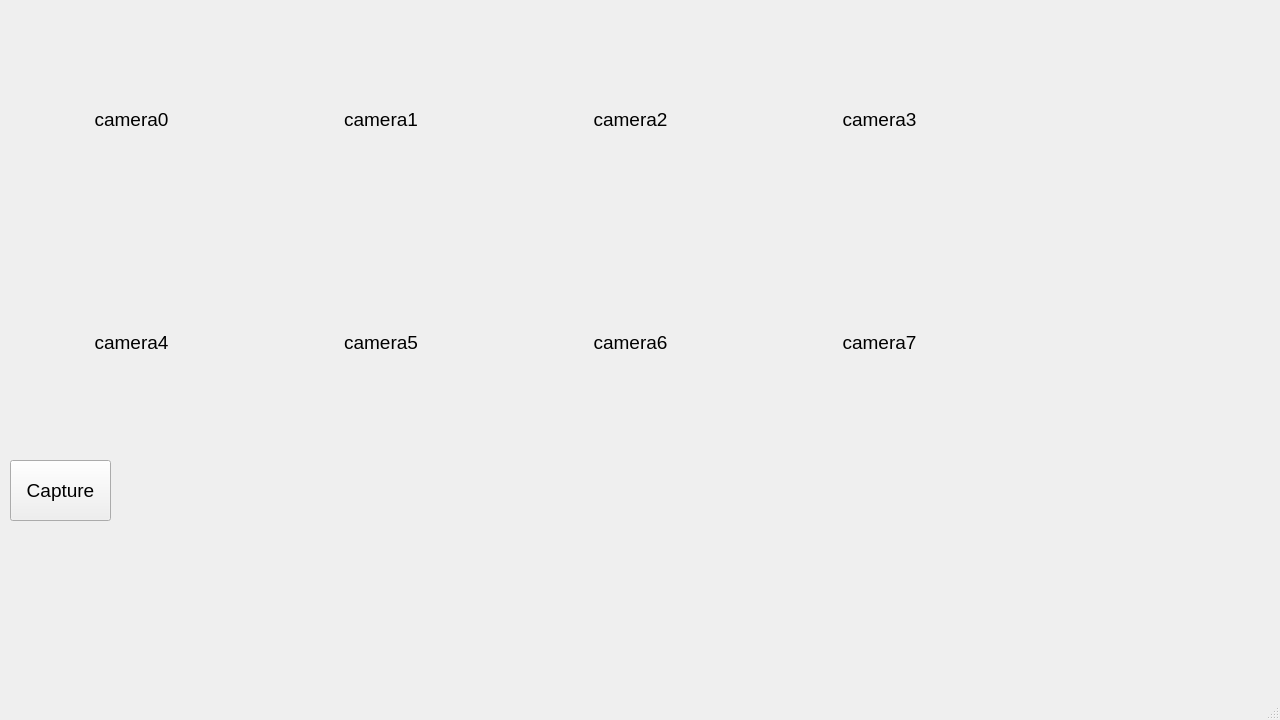
<?xml version="1.0" encoding="UTF-8"?>
<ui version="4.0">
 <class>multicam</class>
 <widget class="QMainWindow" name="multicam">
  <property name="geometry">
   <rect>
    <x>0</x>
    <y>0</y>
    <width>1280</width>
    <height>720</height>
   </rect>
  </property>
  <property name="windowTitle">
   <string>multicam</string>
  </property>
  <widget class="QWidget" name="centralwidget">
   <widget class="QWidget" name="layoutWidget">
    <property name="geometry">
     <rect>
      <x>10</x>
      <y>10</y>
      <width>991</width>
      <height>441</height>
     </rect>
    </property>
    <layout class="QVBoxLayout" name="verticalLayout">
     <item>
      <layout class="QHBoxLayout" name="horizontalLayout">
       <item>
        <widget class="QLabel" name="camera0">
         <property name="font">
          <font>
           <family>Arial</family>
           <pointsize>14</pointsize>
          </font>
         </property>
         <property name="text">
          <string>camera0</string>
         </property>
         <property name="alignment">
          <set>Qt::AlignmentFlag::AlignCenter</set>
         </property>
        </widget>
       </item>
       <item>
        <widget class="QLabel" name="camera1">
         <property name="font">
          <font>
           <family>Arial</family>
           <pointsize>14</pointsize>
          </font>
         </property>
         <property name="text">
          <string>camera1</string>
         </property>
         <property name="alignment">
          <set>Qt::AlignmentFlag::AlignCenter</set>
         </property>
        </widget>
       </item>
       <item>
        <widget class="QLabel" name="camera2">
         <property name="font">
          <font>
           <family>Arial</family>
           <pointsize>14</pointsize>
          </font>
         </property>
         <property name="text">
          <string>camera2</string>
         </property>
         <property name="alignment">
          <set>Qt::AlignmentFlag::AlignCenter</set>
         </property>
        </widget>
       </item>
       <item>
        <widget class="QLabel" name="camera3">
         <property name="font">
          <font>
           <family>Arial</family>
           <pointsize>14</pointsize>
          </font>
         </property>
         <property name="text">
          <string>camera3</string>
         </property>
         <property name="alignment">
          <set>Qt::AlignmentFlag::AlignCenter</set>
         </property>
        </widget>
       </item>
      </layout>
     </item>
     <item>
      <layout class="QHBoxLayout" name="horizontalLayout_2">
       <item>
        <widget class="QLabel" name="camera4">
         <property name="font">
          <font>
           <family>Arial</family>
           <pointsize>14</pointsize>
          </font>
         </property>
         <property name="text">
          <string>camera4</string>
         </property>
         <property name="alignment">
          <set>Qt::AlignmentFlag::AlignCenter</set>
         </property>
        </widget>
       </item>
       <item>
        <widget class="QLabel" name="camera5">
         <property name="font">
          <font>
           <family>Arial</family>
           <pointsize>14</pointsize>
          </font>
         </property>
         <property name="text">
          <string>camera5</string>
         </property>
         <property name="alignment">
          <set>Qt::AlignmentFlag::AlignCenter</set>
         </property>
        </widget>
       </item>
       <item>
        <widget class="QLabel" name="camera6">
         <property name="font">
          <font>
           <family>Arial</family>
           <pointsize>14</pointsize>
          </font>
         </property>
         <property name="text">
          <string>camera6</string>
         </property>
         <property name="alignment">
          <set>Qt::AlignmentFlag::AlignCenter</set>
         </property>
        </widget>
       </item>
       <item>
        <widget class="QLabel" name="camera7">
         <property name="font">
          <font>
           <family>Arial</family>
           <pointsize>14</pointsize>
          </font>
         </property>
         <property name="text">
          <string>camera7</string>
         </property>
         <property name="alignment">
          <set>Qt::AlignmentFlag::AlignCenter</set>
         </property>
        </widget>
       </item>
      </layout>
     </item>
    </layout>
   </widget>
   <widget class="QPushButton" name="Capture">
    <property name="geometry">
     <rect>
      <x>10</x>
      <y>460</y>
      <width>101</width>
      <height>61</height>
     </rect>
    </property>
    <property name="font">
     <font>
      <family>Arial</family>
      <pointsize>14</pointsize>
     </font>
    </property>
    <property name="text">
     <string>Capture</string>
    </property>
   </widget>
  </widget>
  <widget class="QMenuBar" name="menubar">
   <property name="geometry">
    <rect>
     <x>0</x>
     <y>0</y>
     <width>1280</width>
     <height>18</height>
    </rect>
   </property>
  </widget>
  <widget class="QStatusBar" name="statusbar"/>
 </widget>
 <resources/>
 <connections/>
</ui>
